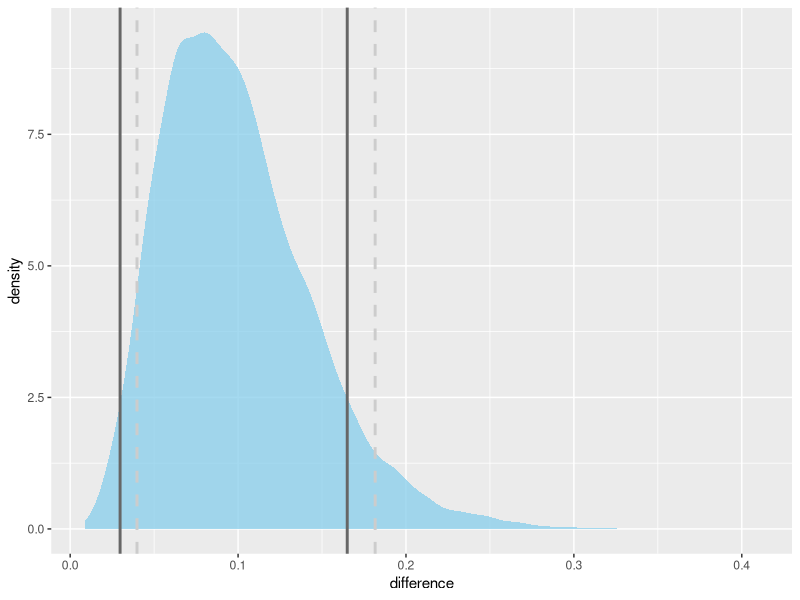

R code for this plot:
# libraries
library(ggplot2)

# precision/number of samples
n <- 10000

# arbitrary gamma parameters
alpha <- 5
beta <- 50

# generate some random gamma numbers
x <- rgamma(n, alpha, beta)

# let us calculate 90% HDI
cred_mass <- 0.9

# sort our samples
x <- sort.int(x, method = "quick")
# cat("x[1:10]: ", x[1:10], "\n\n")

# number of total values to exclude (10% of all data)
exclude <- n - floor(n * cred_mass)
# cat("n: ", n, "\n\n")
# cat("n * cred_mass: ", n * cred_mass, "\n\n")
# cat("floor(n *cred_mass): ", floor(n *cred_mass), "\n\n")
# cat("exclude: ", exclude, "\n\n")

# in the most extreme cases we exclude everything (10% of data in our case)
# either at the bottom or in the upper part of the distribution
# these are our bounds
upper_bound <- x[(n - exclude + 1):n]
lower_bound <- x[1:exclude]
# cat("upper_bound[1:10]: ", upper_bound[1:10], "\n\n")
# cat("lower_bound[1:10]: ", lower_bound[1:10], "\n\n")

# in order to discard 10% of data we need to use a pair from the bounds vectors
# find the lower/upper pair with minimum distance between them
# smaller the difference higher the density of that chunk
# this is then our solution
best <- which.min(upper_bound - lower_bound)

# extract the best pair
result <- c(lower_bound[best], upper_bound[best])

# 90% confidence interval
q5 <- quantile(x, 0.05)
q95 <- quantile(x, 0.95)

# report
cat(paste0("90% HDI: [", round(result[1], 3), ", ", round(result[2], 3), "]"), "\n")
cat(paste0("90% CI: [", round(q5, 3), ", ", round(q95, 3), "]"))

# plot
df <- data.frame(x=x)
ggplot(data = df) +
  geom_density(aes(x=x), color=NA, fill="skyblue", alpha=0.75) +
  xlab("difference") +
  geom_vline(xintercept = q5,
             linetype = "dashed",
             color = "grey80",
             linewidth = 1) +
  geom_vline(xintercept = q95,
             linetype = "dashed",
             color = "grey80",
             linewidth = 1) +
  geom_vline(xintercept = result[1], color = "grey40", linewidth = 1) +
  geom_vline(xintercept = result[2], color = "grey40", linewidth = 1)
